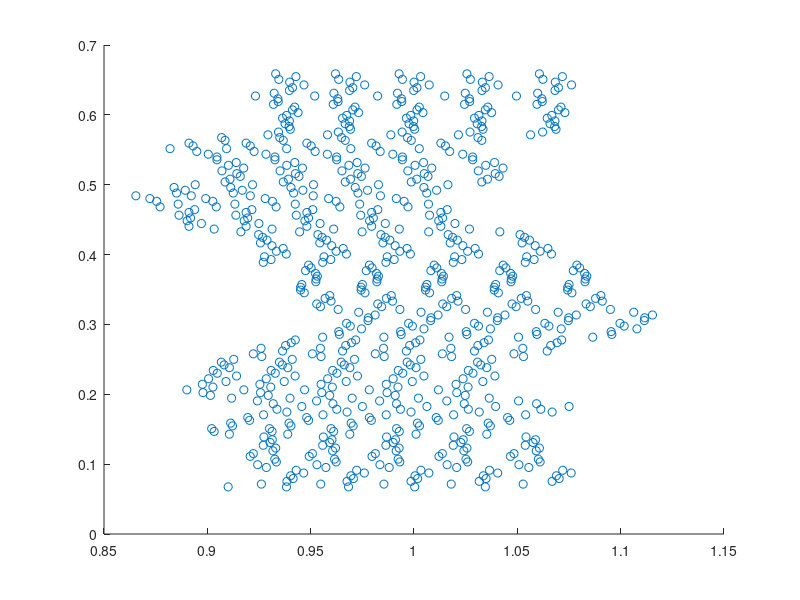

The MATLAB script that drew this image: (Note: this script raises an error after producing the figure.)
% Computational Finance CW2
% Question 1
% train 5 files
% every file train and test
load options.mat
%%
% optionNum=4;% number of strike price
strikePrices=[2925 3025 3125 3225 3325];

L=length(stockPrice);% data length 222
LWin=fix(L/4);% window length 55
LUse=L-LWin;% used length 167

L_All=LUse;
L_Tr=round(0.9*L_All); 
L_Ts=L_All-L_Tr;

LAll=5*L_All; % all data length
LTrain=5*L_Tr; % train data length
LTest=5*L_Ts; % test data length 

% interval_Tr=(optionNum-1)*Lrest+1:(optionNum-1)*Lrest+LTrain;
% interval_Ts=(optionNum-1)*Lrest+LTrain+1:(optionNum-1)*Lrest+Lrest;
% interval_All=(optionNum-1)*Lrest+1:(optionNum-1)*Lrest+Lrest;

interval_All=1:835;
interval_Tr=[1:L_Tr,...
    L_All+1:L_All+L_Tr,...
    2*L_All+1:2*L_All+L_Tr,...
    3*L_All+1:3*L_All+L_Tr,...
    4*L_All+1:4*L_All+L_Tr];
interval_Ts=[L_Tr+1:L_All,...
    L_All+L_Tr+1:2*L_All,...
    2*L_All+L_Tr+1:3*L_All,...
    3*L_All+L_Tr+1:4*L_All,...
    4*L_All+L_Tr+1:5*L_All];

Tt=ones(L,1);
for i=1:L
    Tt(i)=(L-i)/252;
end

% data: X=[S/X T-t]
X=[stockPrice(56:L)./strikePrices(1) Tt(56:L,1);...
    stockPrice(56:L)./strikePrices(2) Tt(56:L,1);...
    stockPrice(56:L)./strikePrices(3) Tt(56:L,1);...
    stockPrice(56:L)./strikePrices(4) Tt(56:L,1);...
    stockPrice(56:L)./strikePrices(5) Tt(56:L,1)];
XAll=X(interval_All,:); % all data
XTrain=X(interval_Tr,:); % train data
XTest=X(interval_Ts,:); % test data

% normalized call option price from BS formula
CX_BS=[BSOptionCPrices(:,1)./strikePrices(1);...
    BSOptionCPrices(:,2)./strikePrices(2);...
    BSOptionCPrices(:,3)./strikePrices(3);...
    BSOptionCPrices(:,4)./strikePrices(4);...
    BSOptionCPrices(:,5)./strikePrices(5)];
CX_BS_All=CX_BS(interval_All,:); % all tag
CX_BS_Train=CX_BS(interval_Tr,:); % train tag
CX_BS_Test=CX_BS(interval_Ts,:); % test tag

% normalized call option price from observation
CX_ob=[optionCPrice(56:222,1)./strikePrices(1);...
    optionCPrice(56:222,2)./strikePrices(2);...
    optionCPrice(56:222,3)./strikePrices(3);...
    optionCPrice(56:222,4)./strikePrices(4);...
    optionCPrice(56:222,5)./strikePrices(5)];
CX_ob_All=CX_ob(interval_All,:); % all tag
CX_ob_Train=CX_ob(interval_Tr,:); % train tag
CX_ob_Test=CX_ob(interval_Ts,:); % test tag

% data with tag
Y_BS=[X CX_BS];
Y_ob=[X CX_ob];


%% GMModel generate 4 means and covariances
GMModel = fitgmdist(XTrain,4,'RegularizationValue',0);

figure(1),clf,
scatter(XTrain(:,1),XTrain(:,2),'r.');
hold on
ezcontour(@(x1,x2)pdf(GMModel,[x1 x2]),get(gca,{'XLim','YLim'}))
title('{\bf Scatter Plot and Fitted Gaussian Mixture Contours}')
axis([0.8 1.3 -0.1 0.8]);
xlabel('S/X','FontSize',13,'FontWeight','bold');
ylabel('T-t','FontSize',13,'FontWeight','bold');
grid on
grid minor
hold off
%% disign matrix
m1=GMModel.mu(1,:);
m2=GMModel.mu(2,:);
m3=GMModel.mu(3,:);
m4=GMModel.mu(4,:);
C1=GMModel.Sigma(:,:,1);
C2=GMModel.Sigma(:,:,2);
C3=GMModel.Sigma(:,:,3);
C4=GMModel.Sigma(:,:,4);

designMat=ones(LTrain,7);% design matrix
designMat(:,5)=XTrain(:,1);
designMat(:,6)=XTrain(:,2);

for i=1:LTrain
    designMat(i,1)=sqrt((XTrain(i,:)-m1)*C1*(XTrain(i,:)-m1)');
    designMat(i,2)=sqrt((XTrain(i,:)-m2)*C2*(XTrain(i,:)-m2)');
    designMat(i,3)=sqrt((XTrain(i,:)-m3)*C3*(XTrain(i,:)-m3)');
    designMat(i,4)=sqrt((XTrain(i,:)-m4)*C4*(XTrain(i,:)-m4)');    
end
%% train using cvx
cvx_begin quiet
variable w(7)
minimize( norm(designMat*w-CX_BS_Train) )
cvx_end
%% C/X surface
% CXNum=60;
% x=linspace(0.82,1.15,CXNum);
% y=linspace(0.7,0,CXNum);
step1=0.01;
step2=0.02;
xx1=0.82:step1:1.15;
yy1=0:step2:0.7;
length_SX=length(xx1);
length_Tt=length(yy1);

CX=ones(length_Tt,length_SX);
for i=1:length_SX
    for j=1:length_Tt
        CX(j,i)=w(1)*sqrt(([xx1(i),yy1(j)]-m1)*C1*([xx1(i),yy1(j)]-m1)')...
            +w(2)*sqrt(([xx1(i),yy1(j)]-m2)*C2*([xx1(i),yy1(j)]-m2)')...
            +w(3)*sqrt(([xx1(i),yy1(j)]-m3)*C3*([xx1(i),yy1(j)]-m3)')...
            +w(4)*sqrt(([xx1(i),yy1(j)]-m4)*C4*([xx1(i),yy1(j)]-m4)')...
            +[xx1(i),yy1(j)]*[w(5);w(6)]+w(7);
    end
end
%% draw C/X surface and BS scatter
figure(2),clf,
plot3(X(1:167,1),X(1:167,2),CX_BS(1:167),'o',...
    'MarkerSize',6,'MarkerFaceColor','b');
hold on
plot3(X(168:334,1),X(168:334,2),CX_BS(168:334),'o',...
    'MarkerSize',6,'MarkerFaceColor','r');
plot3(X(335:501,1),X(335:501,2),CX_BS(335:501),'o',...
    'MarkerSize',6,'MarkerFaceColor','m');
plot3(X(502:668,1),X(502:668,2),CX_BS(502:668),'o',...
    'MarkerSize',6,'MarkerFaceColor','g');
plot3(X(669:835,1),X(669:835,2),CX_BS(669:835),'o',...
    'MarkerSize',6,'MarkerFaceColor','y');
legend({'2925','3025','3125','3225','3325'},...
    'Location','eastoutside',...
    'Orientation','vertical',...
    'FontSize',13,'FontWeight','bold')
mesh(xx1,yy1,CX);

title('C/X surface and BS scatter','FontSize',16)
xlabel('S/X','FontSize',13,'FontWeight','bold')
ylabel('T-t','FontSize',13,'FontWeight','bold')
zlabel('C/X','FontSize',13,'FontWeight','bold')
axis([0.82 1.15 0 0.7 -0.01 0.17]);
grid on
grid minor
hold off
%% draw C/X surface and observed scatter
% figure(3),clf,
% plot3(X(1:167,1),X(1:167,2),CX_ob(1:167),'o',...
%     'MarkerSize',8,'MarkerFaceColor','b');
% hold on
% plot3(X(168:334,1),X(168:334,2),CX_ob(168:334),'o',...
%     'MarkerSize',8,'MarkerFaceColor','r');
% plot3(X(335:501,1),X(335:501,2),CX_ob(335:501),'o',...
%     'MarkerSize',8,'MarkerFaceColor','m');
% plot3(X(502:668,1),X(502:668,2),CX_ob(502:668),'o',...
%     'MarkerSize',8,'MarkerFaceColor','g');
% plot3(X(669:835,1),X(669:835,2),CX_ob(669:835),'o',...
%     'MarkerSize',8,'MarkerFaceColor','y');
% legend({'2925','3025','3125','3225','3325'},...
%     'Location','eastoutside',...
%     'Orientation','vertical',...
%     'FontSize',13,'FontWeight','bold')
% mesh(xx1,yy1,CX);
% 
% title('C/X surface and observed scatter','FontSize',16)
% xlabel('S/X','FontSize',13,'FontWeight','bold')
% ylabel('T-t','FontSize',13,'FontWeight','bold')
% zlabel('C/X','FontSize',13,'FontWeight','bold')
% axis([0.82 1.15 0 0.7 -0.05 0.17]);
% grid on
% grid minor
% hold off
%% draw validation
CXpred=ones(LAll,1);
for i=1:LAll
    CXpred(i)=w(1)*sqrt((XAll(i,:)-m1)*C1*(XAll(i,:)-m1)')...
        +w(2)*sqrt((XAll(i,:)-m2)*C2*(XAll(i,:)-m2)')...
        +w(3)*sqrt((XAll(i,:)-m3)*C3*(XAll(i,:)-m3)')...
        +w(4)*sqrt((XAll(i,:)-m4)*C4*(XAll(i,:)-m4)')...
        +XAll(i,:)*[w(5);w(6)]+w(7);
end
%% draw validation
preMax=max(CXpred);
preMin=min(CXpred);
BSMax=max(CX_BS_All);
BSMin=min(CX_BS_All);
tMax=max(preMax,BSMax);
tMin=min(preMin,BSMin);

figure(4),clf,
x1=1:835;
plot(x1,CXpred,'r','LineWidth',1.5);
xlabel('Date','FontSize',13,'FontWeight','bold')
ylabel('C/X','FontSize',13,'FontWeight','bold')
hold on
plot(x1,CX_BS_All,'b','LineWidth',1.5);
axis([-inf,inf,-inf,inf]);
legend({'predicted','real'},'Location','northwest',...
    'FontSize',13,'FontWeight','bold');
plot([LTrain,LTrain],[tMin,tMax],'k','LineWidth',2);
grid on
grid minor
hold off
%% draw scatter BS
figure(5),clf,
plot3(X(1:167,1),X(1:167,2),CX_BS(1:167),'o',...
    'MarkerSize',6,'MarkerFaceColor','b');
hold on
plot3(X(168:334,1),X(168:334,2),CX_BS(168:334),'o',...
    'MarkerSize',6,'MarkerFaceColor','r');
plot3(X(335:501,1),X(335:501,2),CX_BS(335:501),'o',...
    'MarkerSize',6,'MarkerFaceColor','m');
plot3(X(502:668,1),X(502:668,2),CX_BS(502:668),'o',...
    'MarkerSize',6,'MarkerFaceColor','g');
plot3(X(669:835,1),X(669:835,2),CX_BS(669:835),'o',...
    'MarkerSize',6,'MarkerFaceColor','y');
legend({'2925','3025','3125','3225','3325'},...
    'Location','eastoutside',...
    'Orientation','vertical',...
    'FontSize',13,'FontWeight','bold')

title('Data generated by BS formula','FontSize',16)
xlabel('S/X','FontSize',13,'FontWeight','bold')
ylabel('T-t','FontSize',13,'FontWeight','bold')
zlabel('C/X','FontSize',13,'FontWeight','bold')
grid on
grid minor
hold off
%% draw scatter observation
% figure(6),clf,
% plot3(X(1:167,1),X(1:167,2),CX_ob(1:167),'o',...
%     'MarkerSize',8,'MarkerFaceColor','b');
% hold on
% plot3(X(168:334,1),X(168:334,2),CX_ob(168:334),'o',...
%     'MarkerSize',8,'MarkerFaceColor','r');
% plot3(X(335:501,1),X(335:501,2),CX_ob(335:501),'o',...
%     'MarkerSize',8,'MarkerFaceColor','m');
% plot3(X(502:668,1),X(502:668,2),CX_ob(502:668),'o',...
%     'MarkerSize',8,'MarkerFaceColor','g');
% plot3(X(669:835,1),X(669:835,2),CX_ob(669:835),'o',...
%     'MarkerSize',8,'MarkerFaceColor','y');
% legend({'2925','3025','3125','3225','3325'},...
%     'Location','eastoutside',...
%     'Orientation','vertical',...
%     'FontSize',13,'FontWeight','bold')
% 
% title('Observed data','FontSize',16)
% xlabel('S/X','FontSize',13,'FontWeight','bold')
% ylabel('T-t','FontSize',13,'FontWeight','bold')
% zlabel('C/X','FontSize',13,'FontWeight','bold')
% grid on
% grid minor
% hold off
%% delta
delta=diff(CX,1,2)/step1;
figure(7),clf,
mesh(xx1(1:end-1),yy1,delta);
title('Delta surface and BS scatter','FontSize',16)
xlabel('S/X','FontSize',13,'FontWeight','bold')
ylabel('T-t','FontSize',13,'FontWeight','bold')
zlabel('delta','FontSize',13,'FontWeight','bold')
grid on
grid minor







